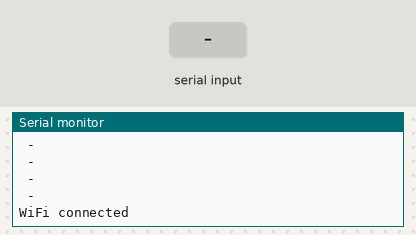
This sketch was run on a simulated ESP8266 (NodeMCU). Parts: the last lines printed to the serial monitor. Inputs (shaded band) come from the test bench. WiFi joins after 1.5 s; servers stay silent unless stated.

Above: at 3.8 s.
3.9 s: "y" received over Serial
At 4.4 s:
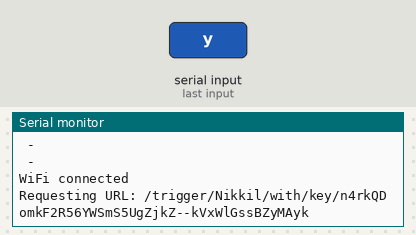
5.6 s: "1" received over Serial
At 7.5 s:
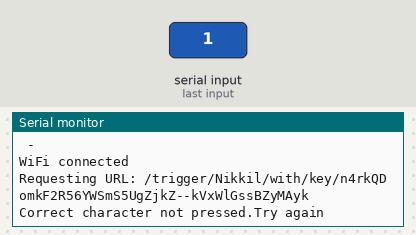

The sketch:

WEBHOOKS_NodeMcu.ino
```cpp
#include <ESP8266WiFi.h>

const char* ssid = "Redmi";
const char* password = "nikkil2008";


const char* host = "maker.ifttt.com";

void setup()
{
    Serial.begin(115200);
    Serial.println("Email from Node Mcu");
    delay(100);
    delay(1000);

   connectWiFi();

}

void loop()
{
      WiFiClient client;
      const int httpPort = 80;
      if (!client.connect(host, httpPort))
      {
         Serial.println("connection failed");
         return;
      }
      if(Serial.available())
      {
         char a=Serial.read();


         if (a=='y')
        {
            String url = "/trigger/Nikkil/with/key/n4rkQDomkF2R56YWSmS5UgZjkZ--kVxWlGssBZyMAyk";
            Serial.print("Requesting URL: ");
            Serial.println(url);
            client.print(String("GET ") + url + " HTTP/1.1\r\n" + "Host: " + host + "\r\n" + "Connection: close\r\n\r\n");
         }
          else
          {
            Serial.println("Correct character not pressed.Try again");
          }
       }
       delay(1000);
    while((!(WiFi.status() == WL_CONNECTED)))
    {
      connectWiFi();
    }
}

void connectWiFi()
{
  int i=0;
  Serial.println("Connecting to WIFI");
  WiFi.begin(ssid, password);
  while((!(WiFi.status() == WL_CONNECTED)))
  {
    Serial.println(" - ");
    i++;
    delay(300);
    if( i>10 )
    {
     connectWiFi();
    }
   }
   Serial.println("");
   Serial.println("WiFi connected");
}
```

Measured:
- after the input at 3.9 s, the serial monitor: prints a new line after 0.10 s (image 1)
- after the input at 5.6 s, the serial monitor: prints a new line after 0.81 s (image 2)
